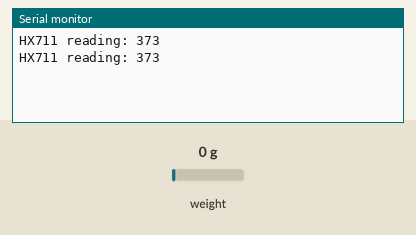
Bench run of a sketch on a simulated ESP8266 (NodeMCU). Shown: the last lines printed to the serial monitor. Inputs (shaded band) come from the test bench; at power-on: weight on the scale 0 g.

Above: at 2.0 s.
2.1 s: weight on the scale set to 100 g
At 3.2 s:
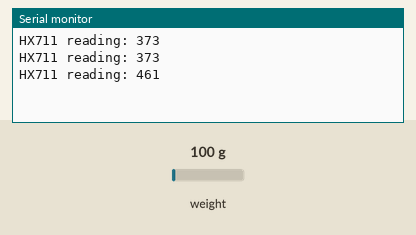
3.6 s: weight on the scale set to 1250 g
At 5.4 s:
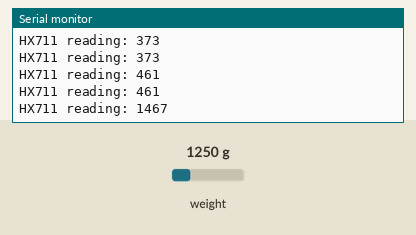
Timing chart, 0 to 6.9 s (numbered marks = the images above; inputs shaded):
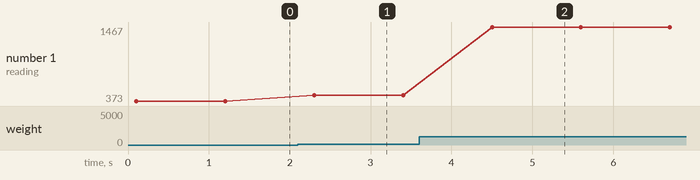

The sketch:

HX711.ino
```cpp
//   ArduTalk
#define DefaultIoTtalkServerIP  "140.113.199.200"
#define DM_name  "NodeMCU"
#define DF_list  {"D0~","D1~","D2~","D5","D6","D7","D8","A0"}
#define nODF     10  // The max number of ODFs which the DA can pull.

#include <ESP8266WiFi.h>
//#include <WiFiClient.h>
#include <ESP8266WebServer.h>
#include <ESP8266WiFiMulti.h>
#include <EEPROM.h>
#include "HX711.h"

// HX711 circuit wiring
const int LOADCELL_DOUT_PIN = 12;
const int LOADCELL_SCK_PIN = 13;
int adjust=179000;

HX711 scale;

void setup() {
  Serial.begin(57600);
  scale.begin(LOADCELL_DOUT_PIN, LOADCELL_SCK_PIN);
}

void loop() {
  if (scale.is_ready()) {
    long reading = scale.read();
    long data = round((reading+adjust)/3600.0*7.5+0.3);
    Serial.print("HX711 reading: ");
    Serial.println(data);
  } else {
    Serial.println("HX711 not found.");
  }
  delay(1000);
}
```

Measured:
- after the input at 2.1 s, the serial monitor: prints a new line after 0.20 s (image 1)
- after the input at 3.6 s, the serial monitor: prints a new line after 0.90 s (image 2)
- plotted number 1: 373 → 461 after the input at 2.1 s, 461 → 1467 after the input at 3.6 s
